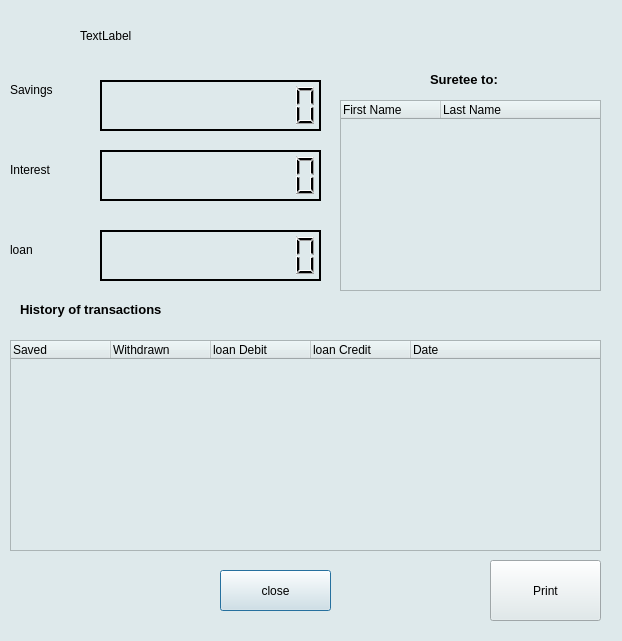
<?xml version="1.0" encoding="UTF-8"?>
<ui version="4.0">
 <class>View</class>
 <widget class="QDialog" name="View">
  <property name="geometry">
   <rect>
    <x>0</x>
    <y>0</y>
    <width>622</width>
    <height>641</height>
   </rect>
  </property>
  <property name="windowTitle">
   <string>Dialog</string>
  </property>
  <property name="styleSheet">
   <string notr="true">background-color: rgb(222, 233, 235);
</string>
  </property>
  <widget class="QLabel" name="nameLabel">
   <property name="geometry">
    <rect>
     <x>80</x>
     <y>20</y>
     <width>291</width>
     <height>31</height>
    </rect>
   </property>
   <property name="text">
    <string>TextLabel</string>
   </property>
  </widget>
  <widget class="QTreeWidget" name="surteeTreeWidget">
   <property name="geometry">
    <rect>
     <x>340</x>
     <y>100</y>
     <width>261</width>
     <height>191</height>
    </rect>
   </property>
   <column>
    <property name="text">
     <string>First Name</string>
    </property>
   </column>
   <column>
    <property name="text">
     <string>Last Name</string>
    </property>
   </column>
  </widget>
  <widget class="QLabel" name="label_2">
   <property name="geometry">
    <rect>
     <x>430</x>
     <y>70</y>
     <width>71</width>
     <height>20</height>
    </rect>
   </property>
   <property name="text">
    <string>&lt;html&gt;&lt;head/&gt;&lt;body&gt;&lt;p&gt;&lt;span style=&quot; font-size:10pt; font-weight:600;&quot;&gt;Suretee to:&lt;/span&gt;&lt;/p&gt;&lt;/body&gt;&lt;/html&gt;</string>
   </property>
  </widget>
  <widget class="QTreeWidget" name="transactionsTreeWidget">
   <property name="geometry">
    <rect>
     <x>10</x>
     <y>340</y>
     <width>591</width>
     <height>211</height>
    </rect>
   </property>
   <column>
    <property name="text">
     <string>Saved</string>
    </property>
   </column>
   <column>
    <property name="text">
     <string>Withdrawn</string>
    </property>
   </column>
   <column>
    <property name="text">
     <string>loan Debit</string>
    </property>
   </column>
   <column>
    <property name="text">
     <string>loan Credit</string>
    </property>
   </column>
   <column>
    <property name="text">
     <string>Date</string>
    </property>
   </column>
  </widget>
  <widget class="QLabel" name="label_3">
   <property name="geometry">
    <rect>
     <x>20</x>
     <y>300</y>
     <width>161</width>
     <height>20</height>
    </rect>
   </property>
   <property name="text">
    <string>&lt;html&gt;&lt;head/&gt;&lt;body&gt;&lt;p&gt;&lt;span style=&quot; font-size:10pt; font-weight:600;&quot;&gt;History of transactions&lt;/span&gt;&lt;/p&gt;&lt;/body&gt;&lt;/html&gt;</string>
   </property>
  </widget>
  <widget class="QLabel" name="saveLabel">
   <property name="geometry">
    <rect>
     <x>10</x>
     <y>80</y>
     <width>71</width>
     <height>20</height>
    </rect>
   </property>
   <property name="text">
    <string>Savings</string>
   </property>
  </widget>
  <widget class="QLabel" name="interestLabel">
   <property name="geometry">
    <rect>
     <x>10</x>
     <y>160</y>
     <width>71</width>
     <height>20</height>
    </rect>
   </property>
   <property name="text">
    <string>Interest</string>
   </property>
  </widget>
  <widget class="QLCDNumber" name="savingsLcdNumber">
   <property name="geometry">
    <rect>
     <x>100</x>
     <y>80</y>
     <width>221</width>
     <height>51</height>
    </rect>
   </property>
   <property name="frameShape">
    <enum>QFrame::WinPanel</enum>
   </property>
   <property name="frameShadow">
    <enum>QFrame::Plain</enum>
   </property>
   <property name="digitCount">
    <number>10</number>
   </property>
  </widget>
  <widget class="QLCDNumber" name="loanLcdNumber">
   <property name="geometry">
    <rect>
     <x>100</x>
     <y>150</y>
     <width>221</width>
     <height>51</height>
    </rect>
   </property>
   <property name="frameShape">
    <enum>QFrame::WinPanel</enum>
   </property>
   <property name="frameShadow">
    <enum>QFrame::Plain</enum>
   </property>
   <property name="digitCount">
    <number>10</number>
   </property>
  </widget>
  <widget class="QPushButton" name="pushButton">
   <property name="geometry">
    <rect>
     <x>220</x>
     <y>570</y>
     <width>111</width>
     <height>41</height>
    </rect>
   </property>
   <property name="text">
    <string>close</string>
   </property>
  </widget>
  <widget class="QPushButton" name="pushButton_2">
   <property name="geometry">
    <rect>
     <x>490</x>
     <y>560</y>
     <width>111</width>
     <height>61</height>
    </rect>
   </property>
   <property name="text">
    <string>Print</string>
   </property>
  </widget>
  <widget class="QLCDNumber" name="interestLcdNumber">
   <property name="geometry">
    <rect>
     <x>100</x>
     <y>230</y>
     <width>221</width>
     <height>51</height>
    </rect>
   </property>
   <property name="frameShape">
    <enum>QFrame::WinPanel</enum>
   </property>
   <property name="frameShadow">
    <enum>QFrame::Plain</enum>
   </property>
   <property name="digitCount">
    <number>10</number>
   </property>
  </widget>
  <widget class="QLabel" name="loanLabel">
   <property name="geometry">
    <rect>
     <x>10</x>
     <y>240</y>
     <width>71</width>
     <height>20</height>
    </rect>
   </property>
   <property name="text">
    <string>loan</string>
   </property>
  </widget>
 </widget>
 <resources/>
 <connections>
  <connection>
   <sender>pushButton</sender>
   <signal>clicked()</signal>
   <receiver>View</receiver>
   <slot>close()</slot>
   <hints>
    <hint type="sourcelabel">
     <x>321</x>
     <y>526</y>
    </hint>
    <hint type="destinationlabel">
     <x>102</x>
     <y>528</y>
    </hint>
   </hints>
  </connection>
 </connections>
</ui>
